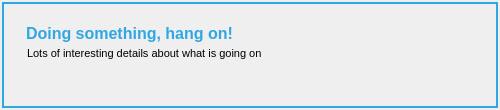
<?xml version="1.0" encoding="UTF-8"?>
<ui version="4.0">
 <class>BusyDialog</class>
 <widget class="QDialog" name="BusyDialog">
  <property name="geometry">
   <rect>
    <x>0</x>
    <y>0</y>
    <width>500</width>
    <height>110</height>
   </rect>
  </property>
  <property name="windowTitle">
   <string>Dialog</string>
  </property>
  <property name="styleSheet">
   <string notr="true">/* Style for the window itself */
#frame {
border-color: #30A7E3;
border-style: solid;
border-width: 2px;
}

/* Style for the header text */
#title {
color: #30A7E3;
margin-top: 15px;
margin-bottom: 0px;
margin-left: 1px;
font-size: 16px;
font-weight: bold;
}

/* Style for the details text */
#details {
margin-top: 1px;
margin-left: 3px;
margin-bottom: 0px;
font-size: 11px;
}
</string>
  </property>
  <layout class="QHBoxLayout" name="horizontalLayout_2">
   <property name="spacing">
    <number>2</number>
   </property>
   <property name="margin" stdset="0">
    <number>2</number>
   </property>
   <item>
    <widget class="QFrame" name="frame">
     <property name="frameShape">
      <enum>QFrame::StyledPanel</enum>
     </property>
     <property name="frameShadow">
      <enum>QFrame::Raised</enum>
     </property>
     <layout class="QHBoxLayout" name="horizontalLayout">
      <property name="spacing">
       <number>5</number>
      </property>
      <property name="margin" stdset="0">
       <number>5</number>
      </property>
      <item>
       <widget class="QLabel" name="label">
        <property name="text">
         <string/>
        </property>
        <property name="pixmap">
         <pixmap resource="resources.qrc">:/Tank.Platform.Qt6/sg_logo_80px.png</pixmap>
        </property>
       </widget>
      </item>
      <item>
       <layout class="QVBoxLayout" name="verticalLayout">
        <property name="spacing">
         <number>0</number>
        </property>
        <item>
         <widget class="QLabel" name="title">
          <property name="sizePolicy">
           <sizepolicy hsizetype="Expanding" vsizetype="Preferred">
            <horstretch>0</horstretch>
            <verstretch>0</verstretch>
           </sizepolicy>
          </property>
          <property name="text">
           <string>Doing something, hang on!</string>
          </property>
         </widget>
        </item>
        <item>
         <widget class="QLabel" name="details">
          <property name="sizePolicy">
           <sizepolicy hsizetype="Preferred" vsizetype="Expanding">
            <horstretch>0</horstretch>
            <verstretch>0</verstretch>
           </sizepolicy>
          </property>
          <property name="text">
           <string>Lots of interesting details about what is going on</string>
          </property>
          <property name="alignment">
           <set>Qt::AlignLeading|Qt::AlignLeft|Qt::AlignTop</set>
          </property>
          <property name="wordWrap">
           <bool>true</bool>
          </property>
         </widget>
        </item>
       </layout>
      </item>
     </layout>
    </widget>
   </item>
  </layout>
 </widget>
 <resources>
  <include location="resources.qrc"/>
 </resources>
 <connections/>
</ui>
